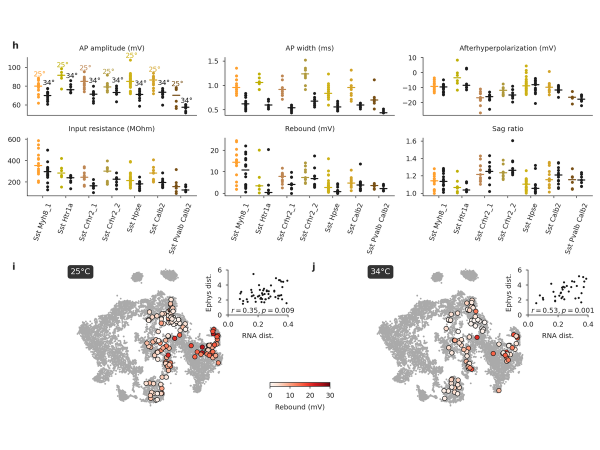
#> input picture assets/packs/minimal/previews/embedding_plot/EMB-3663479D54.png, 1200 x 900 px (shown at 1/2 size)
$ python render_readme_demo_gif.py
#> lines starting #> are read from the running program, lines starting #| are printed output that depends on the picture
#!/usr/bin/env python3
"""Render the README demo GIF from committed preview assets."""

from __future__ import annotations

from pathlib import Path
from textwrap import wrap

from PIL import Image, ImageDraw, ImageFont, ImageOps


ROOT = Path(__file__).resolve().parents[1]
OUT = ROOT / "docs" / "assets" / "agentfiguregallery-demo.gif"
SIZE = (880, 500)
FPS_MS = 200


def pick_font(size: int, bold: bool = False) -> ImageFont.FreeTypeFont | ImageFont.ImageFont:
#> called with size = 10, bold = False
    candidates = [
        "/System/Library/Fonts/Supplemental/Arial Bold.ttf" if bold else "/System/Library/Fonts/Supplemental/Arial.ttf",
        "/Library/Fonts/Arial Bold.ttf" if bold else "/Library/Fonts/Arial.ttf",
        "/usr/share/fonts/truetype/dejavu/DejaVuSans-Bold.ttf" if bold else "/usr/share/fonts/truetype/dejavu/DejaVuSans.ttf",
    ]
    for candidate in candidates:
        if Path(candidate).exists():
            return ImageFont.truetype(candidate, size=size)
    return ImageFont.load_default()


FONT = {
    "xs": pick_font(10),
    "sm": pick_font(12),
    "base": pick_font(14),
    "base_b": pick_font(14, True),
    "lg": pick_font(18, True),
    "xl": pick_font(22, True),
}


def rounded(draw: ImageDraw.ImageDraw, xy: tuple[int, int, int, int], fill: str, outline: str = "", radius: int = 8, width: int = 1) -> None:
    draw.rounded_rectangle(xy, radius=radius, fill=fill, outline=outline or None, width=width)


def text(draw: ImageDraw.ImageDraw, xy: tuple[int, int], value: str, font: str = "base", fill: str = "#1f2933") -> None:
    draw.text(xy, value, font=FONT[font], fill=fill)


def fit_preview(path: Path, box: tuple[int, int]) -> Image.Image:
#> called with box = (206, 168)
    image = Image.open(path).convert("RGB")
#> image is the input picture: PIL image 1200x900 RGB; mean R, G, B 244.2, 243.3, 242.2
    image = ImageOps.contain(image, box, Image.Resampling.LANCZOS)
#> image: PIL image 206x154 RGB
    canvas = Image.new("RGB", box, "white")
#> canvas: PIL image 206x168 RGB; every value is 255
    canvas.paste(image, ((box[0] - image.width) // 2, (box[1] - image.height) // 2))
    return canvas


def load_previews() -> list[tuple[str, Path]]:
    paths = [
        ROOT / "assets/packs/minimal/previews/embedding_plot/EMB-3663479D54.png",
        ROOT / "assets/packs/minimal/previews/embedding_plot/EMB-3928F88AD7.png",
        ROOT / "assets/packs/minimal/previews/embedding_plot/EMB-FE34642DA4.png",
    ]
    fallback = sorted((ROOT / "assets/packs/minimal/previews/embedding_plot").glob("*.*"))
    selected = paths if all(path.exists() for path in paths) else fallback[:3]
    return [(path.stem, path) for path in selected]


PREVIEWS = [(name, fit_preview(path, (206, 168))) for name, path in load_previews()]
#> call 2 of fit_preview, with box = (206, 168)
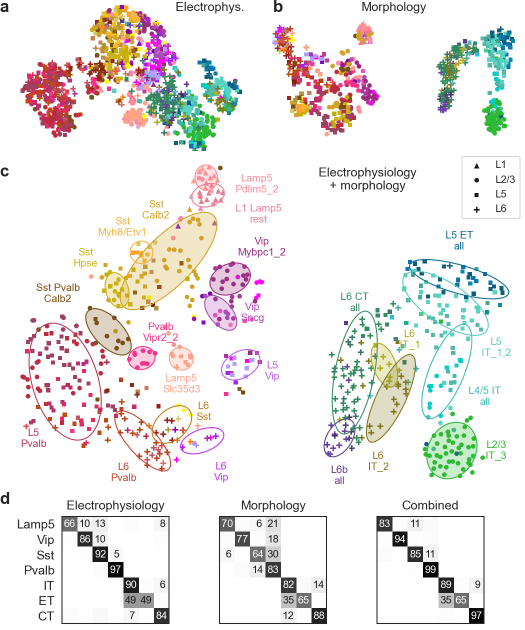
#> input picture assets/packs/minimal/previews/embedding_plot/EMB-3928F88AD7.png, 1050 x 1260 px (shown at 1/2 size)
#> call 3 of fit_preview, with box = (206, 168)
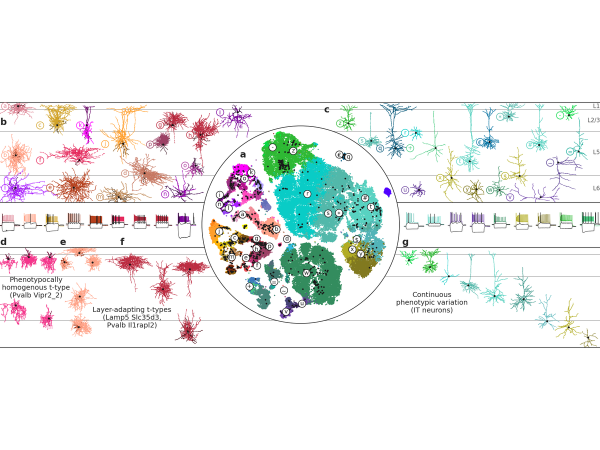
#> input picture assets/packs/minimal/previews/embedding_plot/EMB-FE34642DA4.png, 1200 x 900 px (shown at 1/2 size)
#> in fit_preview, image is the input picture: PIL image 1200x900 RGB; mean R, G, B 237.9, 239.7, 238.4
#> in fit_preview (call 3), `canvas.paste(image, ((box[0] - image.width) // 2, (box[1] - image.heig..`:
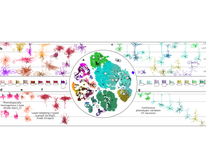
#> canvas: PIL image 206x168 RGB; mean R, G, B 238.8, 240.4, 239.2
#> PREVIEWS = 3 items


def draw_button(draw: ImageDraw.ImageDraw, xy: tuple[int, int, int, int], label: str, active: bool = False, danger: bool = False) -> None:
    fill = "#d9f2ee" if active and not danger else "#fde3df" if active else "#ffffff"
    outline = "#0f766e" if active and not danger else "#b42318" if active else "#d9dde3"
    label_fill = "#064e46" if active and not danger else "#8a1f12" if active else "#24313c"
    rounded(draw, xy, fill, outline, radius=6)
    tw = draw.textlength(label, font=FONT["sm"])
    tx = xy[0] + (xy[2] - xy[0] - tw) / 2
    ty = xy[1] + 7
    draw.text((tx, ty), label, font=FONT["sm"], fill=label_fill)


def draw_cursor(draw: ImageDraw.ImageDraw, x: int, y: int) -> None:
    draw.polygon([(x, y), (x + 16, y + 28), (x + 20, y + 16), (x + 33, y + 15)], fill="#111827")
    draw.line([(x + 16, y + 28), (x + 23, y + 40)], fill="#111827", width=4)


def draw_sidebar(draw: ImageDraw.ImageDraw, phase: int) -> None:
    rounded(draw, (0, 0, 210, 500), "#ffffff", "#d9dde3", radius=0)
    rounded(draw, (20, 18, 60, 58), "#24313c", radius=8)
    text(draw, (29, 29), "AF", "base_b", "#ffffff")
    text(draw, (72, 22), "AgentFigureGallery", "base_b")
    text(draw, (72, 43), "taste memory for agents", "xs", "#667085")
    y = 86
    for label, value in [
        ("Plot Type", "embedding_plot"),
        ("Count", "50"),
        ("Strategy", "Explore"),
    ]:
        text(draw, (20, y), label, "sm", "#344054")
        rounded(draw, (20, y + 20, 190, y + 52), "#ffffff", "#d9dde3", radius=6)
        text(draw, (32, y + 28), value, "sm")
        y += 70
    text(draw, (20, y), "Task", "sm", "#344054")
    rounded(draw, (20, y + 20, 190, y + 88), "#ffffff", "#d9dde3", radius=6)
    for i, line in enumerate(wrap("Nature-style embedding map for cell atlas", width=22)):
        text(draw, (32, y + 28 + i * 15), line, "sm")
    draw_button(draw, (20, y + 104, 190, y + 138), "Generate", active=phase == 0)
    draw_button(draw, (20, y + 152, 190, y + 186), "Export Bundle", active=phase == 4)


def draw_topbar(draw: ImageDraw.ImageDraw, phase: int) -> None:
#> called with phase = 0
    title = "gallery_embedding_plot"
    meta = "embedding_plot | 50 candidates"
    if phase == 0:
        title = "Embedding references"
        meta = "query -> display -> prefer -> act"
    text(draw, (234, 18), title, "xl")
    text(draw, (234, 46), meta, "sm", "#667085")
    chips = [("All 50", False, False), ("Open 48", False, False), ("G Liked 1", phase >= 3, False), ("Rejected 1", phase >= 2, True)]
    x = 522
    for label, active, danger in chips:
        draw_button(draw, (x, 18, x + 78, 50), label, active=active, danger=danger)
        x += 86
    rounded(draw, (234, 74, 842, 110), "#ffffff", "#d9dde3", radius=6)
    text(draw, (250, 84), "Filter by id, repo, subtype, summary", "base", "#777777")


def draw_card(canvas: Image.Image, draw: ImageDraw.ImageDraw, x: int, y: int, name: str, image: Image.Image, idx: int, phase: int) -> None:
    status = "candidate"
    border = "#d9dde3"
    if idx == 0 and phase >= 2:
        status, border = "rejected", "#b42318"
    if idx == 1 and phase >= 3:
        status, border = "G liked", "#0f766e"
    rounded(draw, (x, y, x + 210, y + 334), "#ffffff", border, radius=8, width=2 if border != "#d9dde3" else 1)
    draw.rectangle((x + 1, y + 1, x + 209, y + 173), fill="#ffffff")
    if idx == 0 and phase >= 2:
        muted = Image.blend(image, Image.new("RGB", image.size, "#f4f4f4"), 0.55)
        canvas.paste(muted, (x + 2, y + 2))
        draw.text((x + 60, y + 76), "G Reject", font=FONT["lg"], fill="#b42318")
    else:
        canvas.paste(image, (x + 2, y + 2))
    draw.line((x, y + 174, x + 210, y + 174), fill="#d9dde3")
    text(draw, (x + 14, y + 190), name[:13], "base_b")
    rounded(draw, (x + 136, y + 187, x + 194, y + 210), "#f2f4f7", radius=12)
    text(draw, (x + 147, y + 193), status, "xs", "#667085")
    text(draw, (x + 14, y + 220), "mini-atlas | score 80", "sm", "#344054")
    text(draw, (x + 14, y + 240), "embedding reference", "sm", "#667085")
    actions_y = y + 274
    labels = ["Like", "Reject", "Select", "Clear"]
    for i, label in enumerate(labels):
        draw_button(draw, (x + 12 + i * 48, actions_y, x + 54 + i * 48, actions_y + 28), label)
    draw_button(draw, (x + 12, actions_y + 36, x + 74, actions_y + 64), "G Like", active=(idx == 1 and phase >= 3))
    draw_button(draw, (x + 80, actions_y + 36, x + 142, actions_y + 64), "G Reject", active=(idx == 0 and phase >= 2), danger=True)


def draw_toast(draw: ImageDraw.ImageDraw, phase: int) -> None:
    if phase < 4:
        return
    rounded(draw, (490, 398, 842, 470), "#24313c", radius=8)
    text(draw, (510, 416), "Bundle exported", "lg", "#ffffff")
    text(draw, (510, 444), "selected_references -> upstream_agent_prompt", "sm", "#d9f2ee")


def render_frame(frame_index: int) -> Image.Image:
    phase = min(4, frame_index // 8)
    frame = Image.new("RGB", SIZE, "#f6f7f9")
    draw = ImageDraw.Draw(frame)
    draw_sidebar(draw, phase)
    draw_topbar(draw, phase)
    if phase == 0:
        rounded(draw, (274, 185, 800, 306), "#ffffff", "#d9dde3", radius=8)
        text(draw, (310, 212), "Generate visual candidates before writing code", "xl")
        text(draw, (310, 250), "Let the human teach preference once; let the agent reuse it.", "base", "#667085")
    else:
        for i, (name, image) in enumerate(PREVIEWS):
            draw_card(frame, draw, 230 + i * 218, 118, name, image, i, phase)
    cursor_paths = [(152, 356), (250, 362), (354, 406), (500, 406), (126, 404)]
    cx, cy = cursor_paths[phase]
    wiggle = (frame_index % 4) - 1
    draw_cursor(draw, cx + wiggle, cy)
    draw_toast(draw, phase)
    return frame


def main() -> int:
    OUT.parent.mkdir(parents=True, exist_ok=True)
    frames = [render_frame(i).convert("P", palette=Image.Palette.ADAPTIVE, colors=128) for i in range(40)]
#> the loop in draw_topbar (call 2), `for label, active, danger in chips:` made 4 passes
#> (label, danger, tw in draw_button, tx in draw_button, x) on passes 1 to 4: ('All 50', False, 33.95, 544, 608), ('Open 48', False, 51.17, 621.4, 694), ('G Liked 1', False, 56.12, 704.9, 780), ('Rejected 1', True, 63.69, 787.2, 866)
#> the loop in render_frame (call 17), `for i, (name, image) in enumerate(PREVIEWS):` made 3 passes
#> name on passes 1 to 3: 'EMB-3663479D54', 'EMB-3928F88AD7', 'EMB-FE34642DA4'
#> pass 1, in draw_card (call 25), `muted = Image.blend(image, Image.new("RGB", image.size, "#f4f4f4"), 0...`:
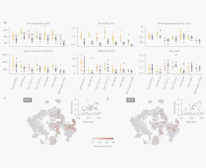
#> muted: PIL image 206x168 RGB; mean R, G, B 243.4, 243, 242.5
#> after the loop in render_frame (call 17), `for i, (name, image) in enumerate(PREVIEWS):`:
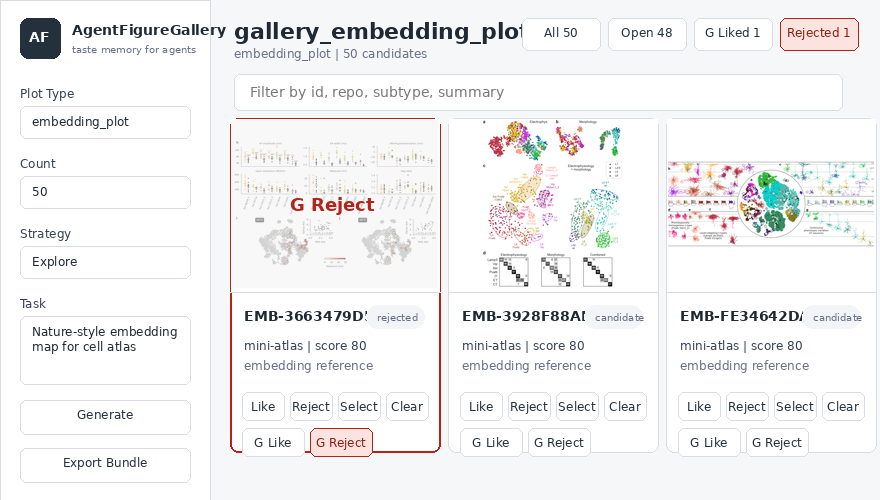
#> frame: PIL image 880x500 RGB; mean R, G, B 242.4, 242, 242.6
#> the loop in render_frame (call 33), `for i, (name, image) in enumerate(PREVIEWS):` made 3 passes
#> after the loop in render_frame (call 33), `for i, (name, image) in enumerate(PREVIEWS):`:
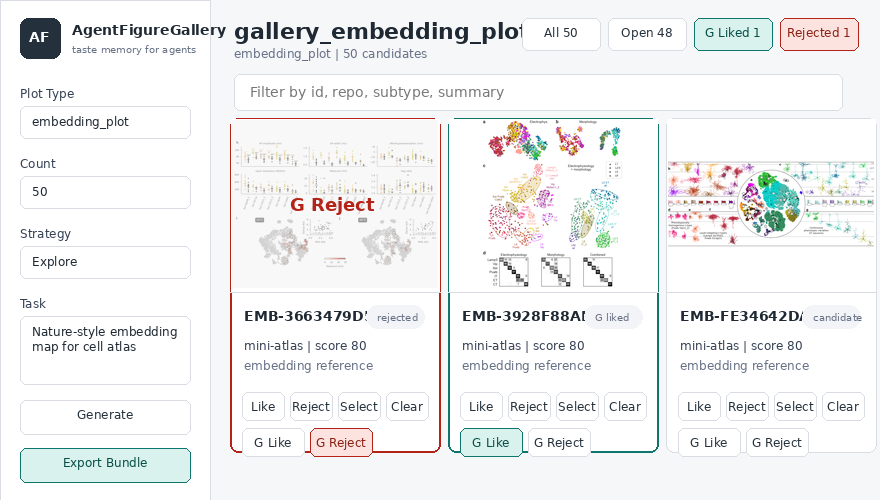
#> frame: PIL image 880x500 RGB; mean R, G, B 240.7, 241.2, 241.7
    frames[0].save(
        OUT,
        save_all=True,
        append_images=frames[1:],
        optimize=True,
        duration=FPS_MS,
        loop=0,
        disposal=2,
    )
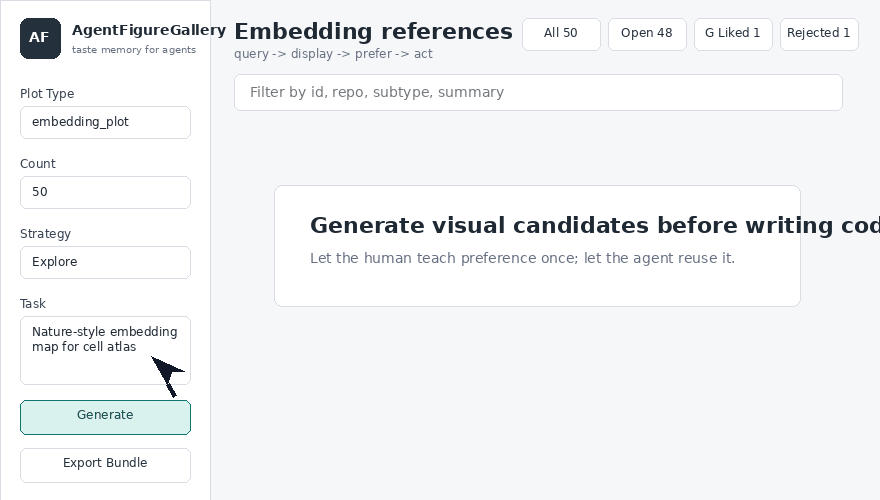
#> saved as agentfiguregallery-demo.gif: PIL image 880x500 P; mean R, G, B 242.9, 244.2, 245.6
    print(f"wrote: {OUT}")
    return 0


if __name__ == "__main__":
    raise SystemExit(main())
#> (the program exits here)
